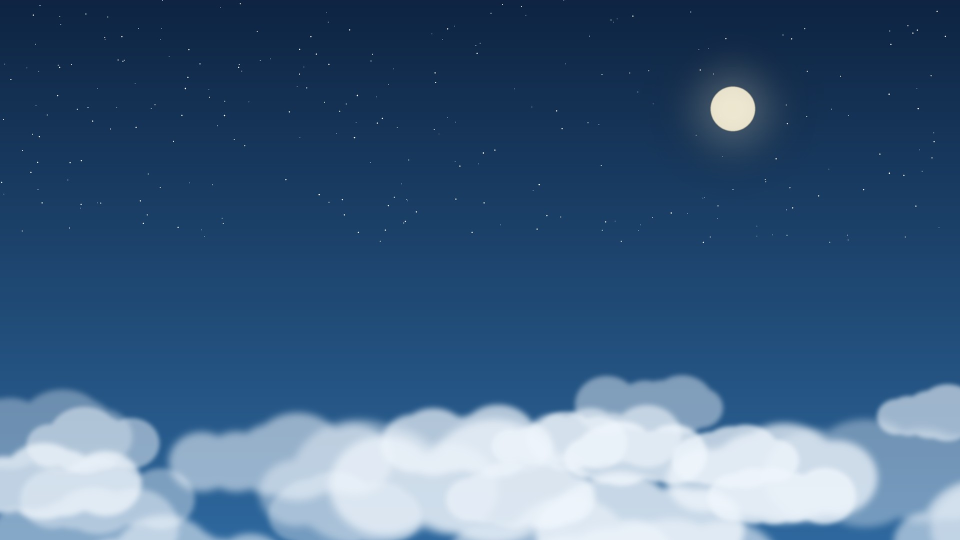
#> input picture config/includes.chroot/usr/share/wallpapers/SereneCloud/contents/images/1920x1080.jpg, 1920 x 1080 px (shown at 1/2 size)
$ python gen_bootsplash.py
#> lines starting #> are read from the running program, lines starting #| are printed output that depends on the picture
#!/usr/bin/env python3
"""生成 U 盘开机菜单的背景图（GRUB 800x600，isolinux 640x480）。"""
from pathlib import Path
from PIL import Image, ImageDraw, ImageFont, ImageFilter

ROOT = Path(__file__).resolve().parents[2]
WALL = ROOT / "config/includes.chroot/usr/share/wallpapers/SereneCloud/contents/images/1920x1080.jpg"
LOGO = ROOT / "config/includes.chroot/usr/share/serenecloud/serenecloud-logo.png"
FONT = "/usr/share/fonts/truetype/dejavu/DejaVuSans-Bold.ttf"

def splash(w, h, out):
#> called with w = 800, h = 600
    wall = Image.open(WALL).convert("RGB")
#> wall is the input picture: PIL image 1920x1080 RGB; mean R, G, B 64.3, 96, 130
    # 裁成 4:3 再缩放
    W, H = wall.size
#> W = 1920; H = 1080
    cw = int(H * w / h)
#> cw = 1440
    wall = wall.crop(((W - cw) // 2, 0, (W - cw) // 2 + cw, H)).resize((w, h), Image.LANCZOS)
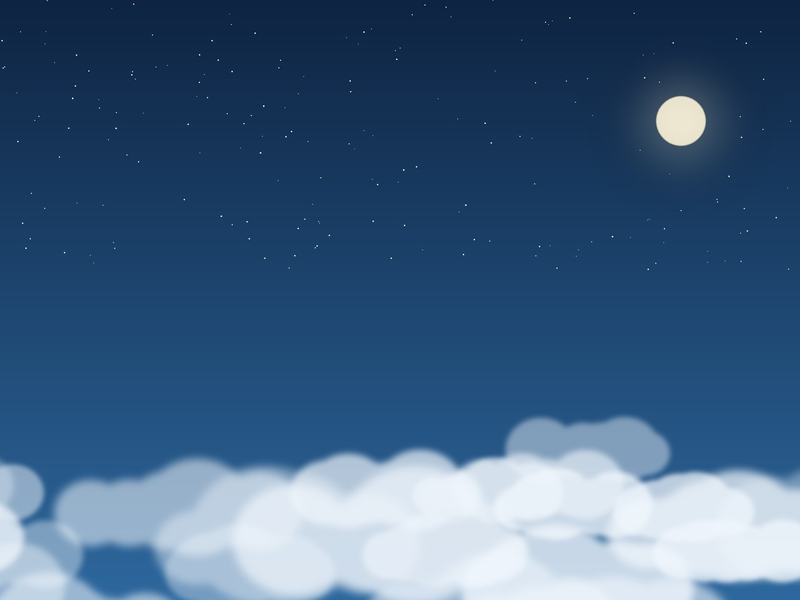
#> wall: PIL image 800x600 RGB; mean R, G, B 65.6, 96.9, 130.6
    # 下半部分加深，让菜单文字清楚
    shade = Image.new("L", (w, h), 0)
#> shade: PIL image 800x600 L; every value is 0
    d = ImageDraw.Draw(shade)
    for y in range(h):
        t = max(0.0, (y / h - 0.42) / 0.58)
        d.line([(0, y), (w, y)], fill=int(170 * min(1, t * 1.4)))
    wall = Image.composite(Image.new("RGB", (w, h), (14, 30, 56)), wall, shade)
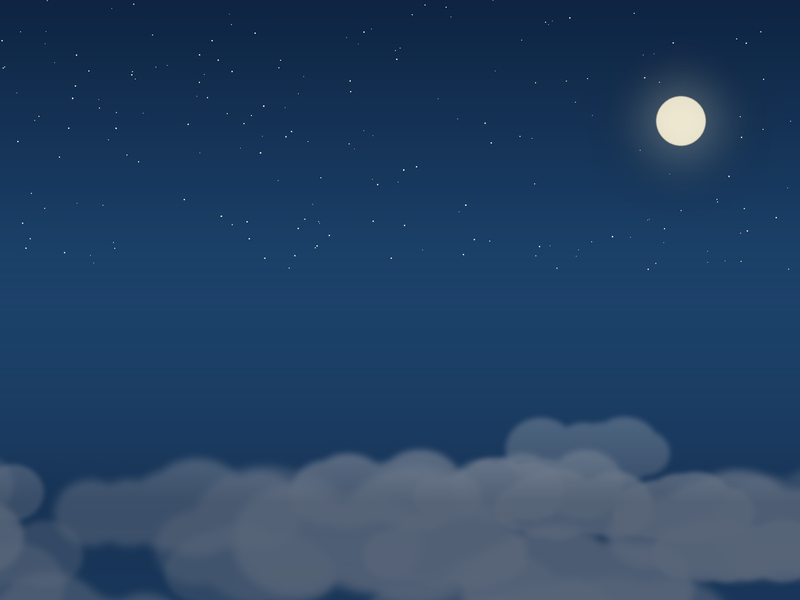
#> wall: PIL image 800x600 RGB; mean R, G, B 36.9, 65.2, 98.2
    img = wall.convert("RGBA")
    ls = int(h * 0.22)
#> (the run stopped early here; a loop or call above may not have finished)
